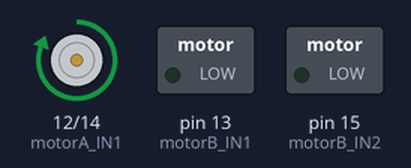
A sketch run on a simulated Arduino Uno, built with avr-gcc and run on an emulated ATmega328P. On the bench: motor-driver pin pairs drawn as motors (green arrow = first pin HIGH = forward, orange = second pin HIGH = backward, longer = more drive), switched loads named in the sketch (green lamp = pin HIGH). What the sketch prints to the serial monitor is not drawn.

Above: at 1.0 s.
At 9.0 s:
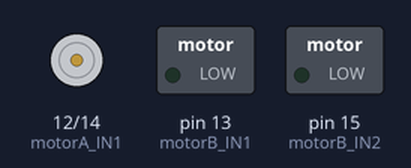
Timing chart, 0 to 20.8 s (numbered marks = the images above):
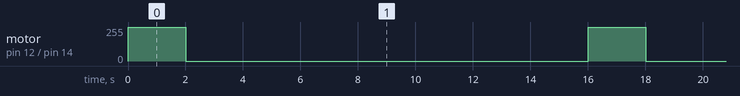

Measured:
- by itself, motor on pin 12 (motorA_IN1) / pin 14 (motorA_IN2): alternates forward 255/255 for 2.0 s and stopped for 14.0 s

The sketch:

PruebaMotores.ino
```cpp
//CODIGO PRUEBA DE MOTORES C++

//Universidad CENFOTEC
//Mariana Cubero

// Pines del Motor 1
const int motorA_IN1 = 12;
const int motorA_IN2 = 14;

// Pines del Motor 2
const int motorB_IN1 = 13;
const int motorB_IN2 = 15;


float speed = -1;

void setup() {
  // Configura los pines como salidas
  pinMode(motorA_IN1, OUTPUT);
  pinMode(motorA_IN2, OUTPUT);
  pinMode(motorB_IN1, OUTPUT);
  pinMode(motorB_IN2, OUTPUT);

  Serial.begin(115200);
  Serial.println("Iniciando control de motores...");
}

void loop() {
  moveMotor1(1);
  delay(2000);
  moveMotor1(0);
  delay(2000);
  moveMotor1(-1);
  delay(2000);
  moveMotor1(0);
  delay(2000);
  moveMotor1(0.5);
  delay(2000);
  moveMotor1(0);
  delay(2000);
  moveMotor1(-0.5);
  delay(2000);
  moveMotor1(0);
  delay(2000);
}


int motorMap(float value, float fromLow, float fromHigh, float toLow, float toHigh){
  return (int) toLow + (value - fromLow) * (toHigh - toLow) / (fromHigh - toLow);
}

bool moveMotor1(float s){
  if (s > 1 || s < -1){
    return false;
  } else if (s > 0){
    analogWrite(motorA_IN1,motorMap(s, 0, 1, 0, 255));
    digitalWrite(motorA_IN2, LOW);
  } else if (s < 0){
    digitalWrite(motorA_IN1, LOW);
    analogWrite(motorA_IN2,motorMap(s, -1, 0, 0, 255));
  } else {
    digitalWrite(motorA_IN1, LOW);
    digitalWrite(motorA_IN2, LOW);
  }

  return true;
}
```
